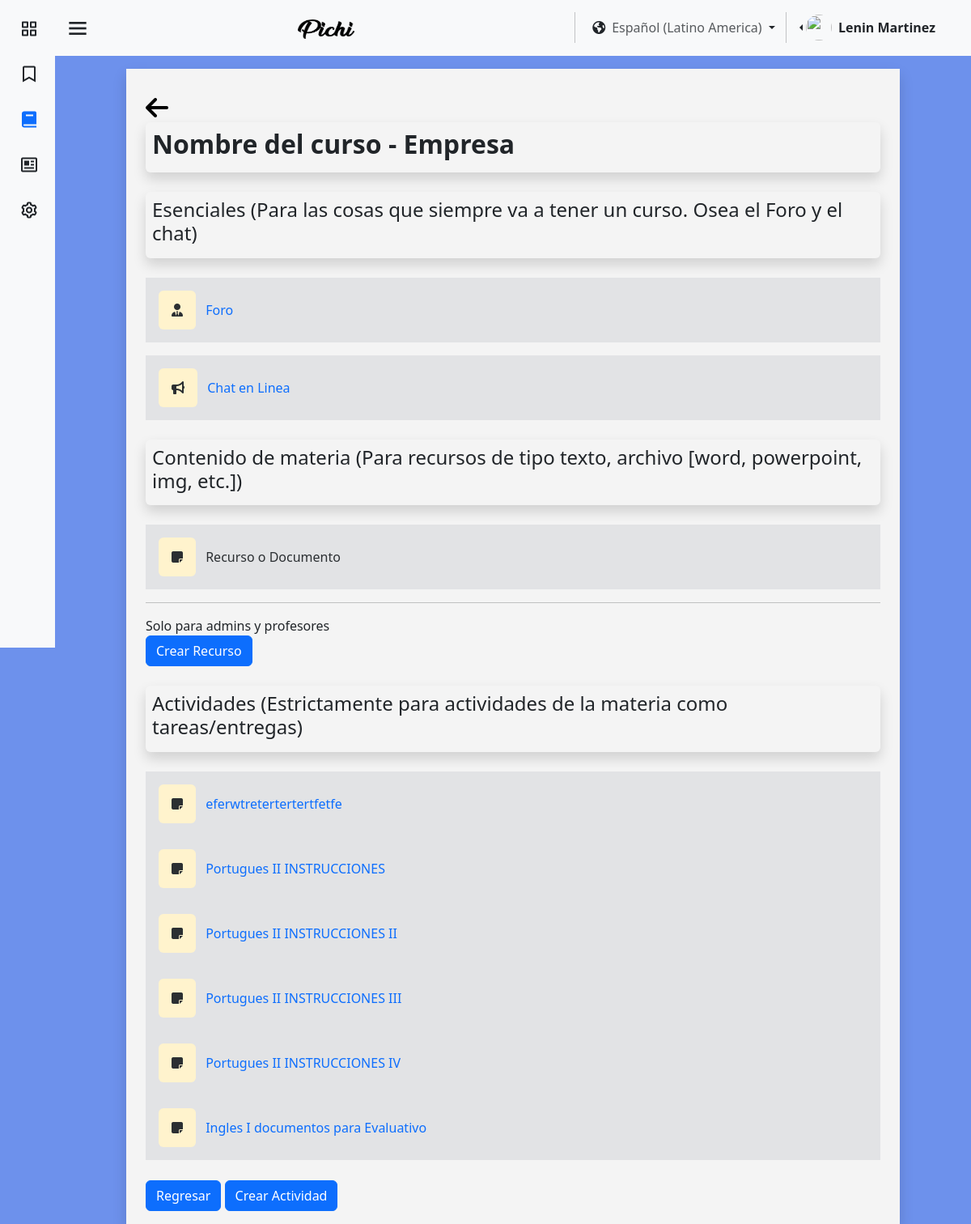
/pages/es/verCurso.php?id_cur=Cur_URBE_01 (signed in), run on the app's committed database.
### tables this page shows
CREATE TABLE `usuario` (
  `id_user` int(11) NOT NULL,
  `identificacion_user` varchar(11) NOT NULL,
  `nombre_user` varchar(25) NOT NULL,
  `apellido_user` varchar(25) NOT NULL,
  `correo_user` varchar(45) NOT NULL,
  `contrasena_user` varchar(16) NOT NULL,
  `direccion_user` varchar(80) NOT NULL,
  `numero_user` varchar(15) NOT NULL,
  `fecha_nacimiento_user` datetime NOT NULL,
  `Active_online` tinyint(1) NOT NULL,
  `sexo_user` varchar(15) NOT NULL,
  `Empresa_id_empresa` int(11) DEFAULT NULL,
  `rol` tinyint(1) NOT NULL
);

CREATE TABLE `actividades` (
  `idActividades` int(11) NOT NULL,
  `Titulo` varchar(45) NOT NULL,
  `ContenidoAcitividad` text NOT NULL,
  `archivosPrincipal` varchar(255) NOT NULL,
  `fechaInicio` timestamp(6) NOT NULL DEFAULT current_timestamp(6) ON UPDATE current_timestamp(6),
  `fechaCulminacion` timestamp(6) NULL DEFAULT NULL,
  `fechaNotificacion` timestamp(6) NULL DEFAULT NULL,
  `pesoArchivo` float NOT NULL,
  `notaMaxima` float NOT NULL,
  `notaMinima` float NOT NULL,
  `visible` tinyint(1) NOT NULL,
  `activarPorcentaje` tinyint(1) NOT NULL,
  `Porcentaje` int(3) DEFAULT NULL,
  `archivosAdicional` varchar(255) DEFAULT NULL,
  `idCurso_id_cur` varchar(100) NOT NULL
);

### pages/es/verCurso.php (the view, shortened to what this page needs)
<?php
require "../../assests/php/LoginBD.php";
if (isset($_SESSION['id_user'])) {
    $usuarios1 = $_SESSION['id_user'];
    $conexion1 = mysqli_query($mysqli, "SELECT Empresa_id_empresa, nombre_user, apellido_user FROM usuario WHERE id_user = '$usuarios1'");
    if (mysqli_num_rows($conexion1) > 0) {
        $datos = mysqli_fetch_assoc($conexion1);
        $nombreUsuario = $datos['nombre_user'];
        $apellidoUsuario = $datos['apellido_user'];
    }
}
if (isset($_GET['id_cur'])) {
    $id_curso_seleccionado = $_GET['id_cur'];
    $consultaActividades = mysqli_query($mysqli, "SELECT * FROM actividades WHERE idCurso_id_cur = '$id_curso_seleccionado'");
    if (mysqli_num_rows($consultaActividades) > 0) {
        while ($datosActividad = mysqli_fetch_assoc($consultaActividades)) {
            $Actividades[] = $datosActividad;
        }
    }
}
?>
<!DOCTYPE html>
<html lang="en">
<head>
    <link href="https://cdn.jsdelivr.net/npm/bootstrap@5.3.3/dist/css/bootstrap.min.css" rel="stylesheet"
 />
    <link href="https://unpkg.com/boxicons@2.1.4/css/boxicons.min.css" rel="stylesheet" />
    <link rel="stylesheet" href="https://cdnjs.cloudflare.com/ajax/libs/font-awesome/6.5.1/css/all.min.css"
 />
    <link rel="stylesheet" href="../../assests/css/colorPallete.css" />
    <link rel="stylesheet" href="../../assests/css/viewUser.css" />
    <link rel="stylesheet" href="../../assests/css/sidebar.css" />
</head>
<body class="bg-pastel" id="body-pd">
    <header id="header">
        <nav class="navbar bg-body-tertiary">
            <div class="container-fluid">
                <div class="header_toggle">
                    <i class="bx bx-menu" id="header-toggle"></i>
                </div>
                <a class="navbar-brand" href="../../index.html">
                    <img src="../../assests/img/text-1710023184778.png" alt="Bootstrap" width="70" height="24" />
                </a>
                <div class="d-flex justify-content-end">
                    <div class="nav-item dropdown">
                        <button class="btn dropdown-toggle" data-bs-toggle="dropdown" aria-expanded="false" href="#">
                            <span class="fa-solid fa-earth-americas"></span><a class="ms-2 text-body-secondary"
                                href="#">Español (Latino America)</a>
                        </button>
                    </div>
                    <div class="btn-group dropstart me-4 pe-2">
                        <a href="#" class="d-flex align-items-center link-dark text-decoration-none dropdown-toggle"
                            id="dropdownUser2" data-bs-toggle="dropdown" aria-expanded="false">
                            <img src="https://github.com/PichiGod.png" alt="" width="32" height="32"
                                class="rounded-circle me-2" />
                            <strong><?php echo $nombreUsuario . " " . $apellidoUsuario; ?></strong>
                        </a>
                    </div>
                </div>
            </div>
        </nav>
    </header>
    <div class="l-navbar bg-body-tertiary" id="nav-bar">
        <nav class="nav">
            <div class="nav_list">
                <a href="Inicio.php" class="nav_link link-dark">
                    <i class="bx bx-grid-alt nav_icon"></i>
                </a>
                <a href="tutorial.php" class="nav_link link-dark">
                    <i class='bx bx-bookmark nav_icon'></i>
                </a>
                <a href="verCurso.php" class="nav_link active">
                    <i class="bx bxs-book nav_icon"></i>
                </a>
                <a href="verCalif.php" class="nav_link link-dark">
                    <i class="bx bx-news nav_icon"></i>
                </a>
                <a href="MenuAdmin.php" class="nav_link link-dark">
                    <i class="bx bx-cog nav_icon"></i>
                </a>
            </div>
        </nav>
    </div>
    <section class="Cursos">
        <div class="container-fluid bg-blanco mt-3 shadow">
            <div class="container pt-4 pb-3">
                <a href="cursos.php"><i class="fa-solid mt-2 fa-arrow-left"
                        style="font-size:2rem;color:black;"></i></a>
                <div class="p-2 mb-2 rounded shadow ">
                    <h2><strong>Nombre del curso - Empresa</strong></h2>
                </div>
                <div class="p-2 my-4 rounded shadow ">
                    <h4>Esenciales (Para las cosas que siempre va a tener un curso. Osea el Foro y el chat)</h4>
                </div>
                <div class="item-recurso container bg-secondary-subtle text-secondary-emphasis mt-3 p-3">
                    <div>
                        <div>
                            <i class="fa-solid fa-user-tie me-2 p-3 rounded bg-warning-subtle"></i>
                            <a href="verForo.php"><span>Foro</span></a>
                        </div>
                    </div>
                </div>
                <div class="item-recurso container bg-secondary-subtle text-secondary-emphasis mt-3 p-3">
                    <div>
                        <div>
                            <i class="fa-solid fa-bullhorn me-2 p-3 rounded bg-warning-subtle"></i>
                            <span><a href="verChatLinea.php?id_cur=<?php echo $id_curso_seleccionado; ?>">Chat en
                                    Linea</a></span>
                        </div>
                    </div>
                </div>
                <div class="p-2 my-4 rounded shadow ">
                    <h4>Contenido de materia (Para recursos de tipo texto, archivo [word, powerpoint, img, etc.])</h4>
                </div>
                <div class="item-recurso d-flex container bg-secondary-subtle text-secondary-emphasis p-3">
                    <div class="">
                        <div class="">
                            <i class="fa-solid fa-note-sticky me-2 p-3 rounded bg-warning-subtle" witdh="35"
                                height="35"></i>
                            <span>Recurso o Documento</span>
                        </div>
                    </div>
                </div>
                <div>
                    <hr>
                    Solo para admins y profesores
                    <div>
                        <button onclick="location.href='crearRecurso.php'" class="btn btn-primary">Crear
                            Recurso</button>
                    </div>
                </div>
                <div class="p-2 my-4 rounded shadow ">
                    <h4>Actividades (Estrictamente para actividades de la materia como tareas/entregas)</h4>
                </div>
                <?php
                if (mysqli_num_rows($consultaActividades) > 0) {
                    foreach ($Actividades as $actividad): ?>
                        <div class="item-recurso d-flex container bg-secondary-subtle text-secondary-emphasis p-3"
                            style="padding: 10px;">
                            <div>
                                <div>
                                    <i class="fa-solid fa-note-sticky me-2 p-3 rounded bg-warning-subtle" witdh="35"
                                        height="35"></i>
                                    <span><a href=""><?php echo $actividad['Titulo'] ?></a></span>
                                </div>
                            </div>
                        </div>
                    <?php endforeach;
                } ?>
                <div class="containerButtonCrearActividadFin">
                    <button type="button" class="botonRegresar btn btn-primary"
                        onclick="location.href='cursos.php'">Regresar</button>
                    <button type="button" class="botonCrearCursoFin btn btn-primary"
                        onclick="location.href='crearActividad.php?id_cur=<?php echo $id_curso_seleccionado; ?>'">
                        Crear Actividad
                    </button>
                </div>
            </div>
        </div>
    </section>
</body>
</html>

### assests/css/colorPallete.css (style rules this page uses)
.bg-pastel { background-color: #527ce9d6; }
.bg-blanco { background-color: #F4F4F4; }

### assests/css/viewUser.css (style rules this page uses)
.containerButtonCrearActividadFin { padding-top: 25px; }

### assests/css/sidebar.css (style rules this page uses)
:root { --z-fixed: 100; --nav-width: 68px; --header-height: 3rem; }
body { transition: 0.5s; }
a { text-decoration: none; }
.header_toggle { justify-content: center; margin-top: 0.3rem; font-size: 2rem; cursor: pointer; }
.l-navbar { position: fixed; top: 0; left: -30%; width: var(--nav-width); height: 100vh; transition: 0.5s; z-index: var(--z-fixed); }
.nav { height: 100%; display: flex; flex-direction: column; justify-content: space-between; overflow: hidden; }
.nav_logo, .nav_link { display: grid; grid-template-columns: max-content max-content; align-items: center; column-gap: 1rem; padding: 0.5rem 0 0.5rem 1.5rem; }
.nav_link { position: relative; margin-bottom: 1rem; transition: 0.3s; }
.nav_icon { font-size: 1.5rem; }
section { margin-right: 2rem; margin-left: 2rem; }
.active::before { content: ""; position: absolute; left: 0; width: 2px; height: 32px; }
@media screen and (min-width: 768px) { body { margin: 0 0 0 0; padding-left: calc(var(--nav-width)); } }
@media screen and (min-width: 768px) { .l-navbar { left: 0; padding: 1rem 1rem 0 0; } }
@media (min-width: 576px) { section { margin-right: 5.5rem; margin-left: 5.5rem; } }

### data on the page
usuario: nombre_user "Lenin", apellido_user "Martinez"
actividades: Titulo "eferwtretertertertfetfe"
actividades: Titulo "Portugues II INSTRUCCIONES"
actividades: Titulo "Portugues II INSTRUCCIONES II"
actividades: Titulo "Portugues II INSTRUCCIONES III"
actividades: Titulo "Portugues II INSTRUCCIONES IV"
actividades: Titulo "Ingles I documentos para Evaluativo"
